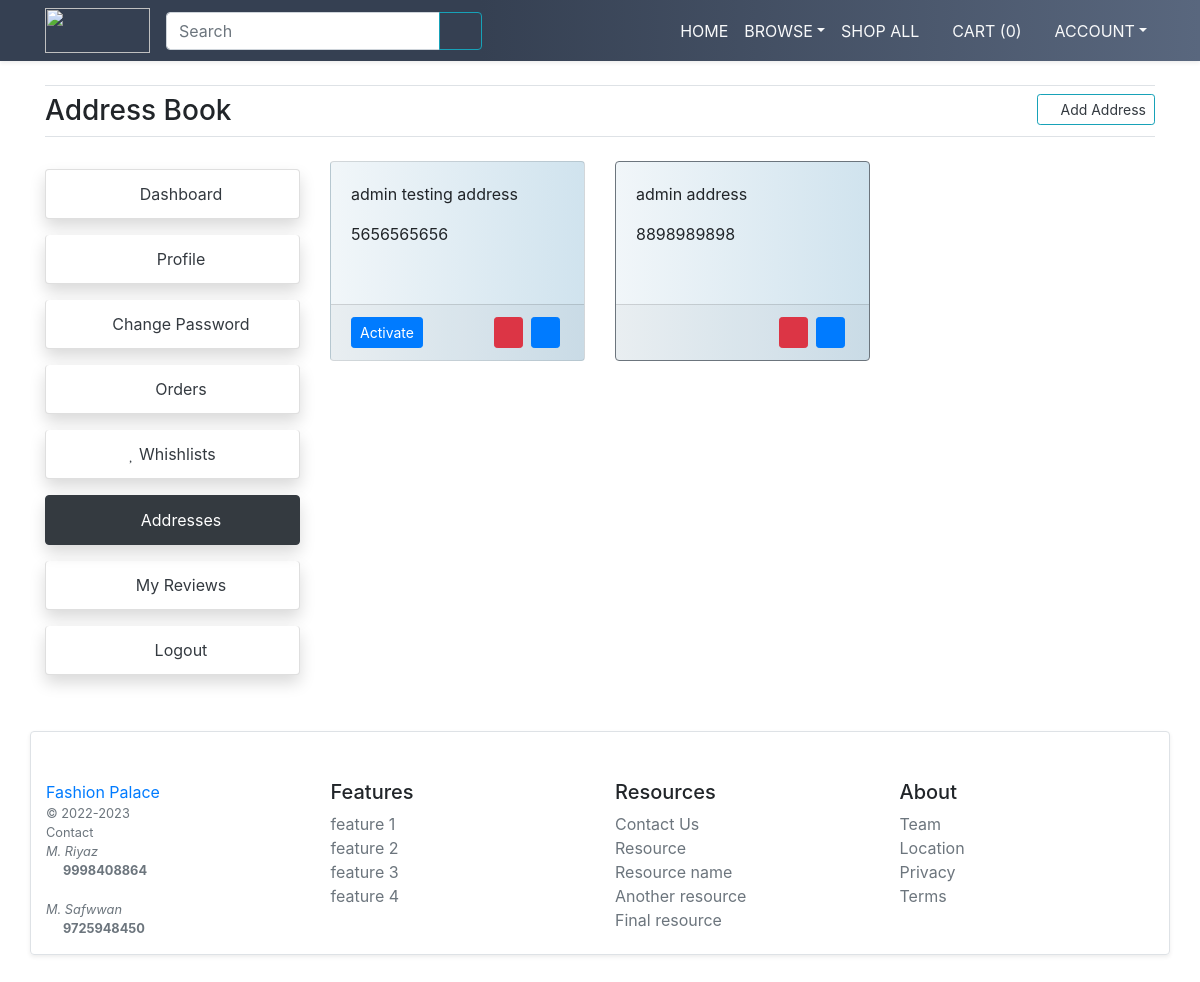
Screenshot of /my-addressbook (signed in) with the database file from the repository.
### main/models.py (models this page shows)
class UserAddressBook(models.Model):
    user = models.ForeignKey(User, on_delete=models.CASCADE)
    mobile = models.CharField(max_length=10,null=True)
    address = models.TextField()
    status = models.BooleanField(default=False)
    class Meta:
        verbose_name_plural = 'Users Addresses'

### main/views.py (the view)
# urls.py: path('my-addressbook', views.my_addressbook, name='my-addressbook'),
@login_required
def my_addressbook(request):
    addbook = UserAddressBook.objects.filter(user=request.user).order_by('-id')
    return render(request, 'user/addressbook.html', {'addbook': addbook})

### main/template_context.py (called while the page is built)
def get_filters(request):
    cats=Product.objects.distinct().values('category__title', 'category__id')
    brands=Product.objects.distinct().values('brand__title', 'brand__id')
    colors=ProductAttribute.objects.distinct().values('color__title', 'color__id', 'color__color_code')
    sizes=ProductAttribute.objects.distinct().values('size__title', 'size__id')
    minMaxPrice=ProductAttribute.objects.aggregate(Min('price'), Max('price'))
    data={
        'cats':cats,
        'brands':brands,
        'colors':colors,
        'sizes':sizes,
        'minMaxPrice':minMaxPrice,
    }
    return data

### main/templates/user/addressbook.html (shortened to what this page needs)
{% extends 'base.html' %}
{% load static %}
{% block content %}
<main class="container my-4">
	<h3 class="my-4 border-bottom border-top py-2">Address Book <a href="{% url 'add-address' %}"
        class="float-right text-dark btn btn-sm btn-outline-info"><i class="fa fa-plus"></i> Add Address</a></h3>
	<div class="row">
		<div class="col-md-3">
			{% include 'user/user-sidebar.html' %}
		</div>
		<div class="col-md-9">
			<div class="row">
				{% for add in addbook %}
				<div class="col-md-4">
					<div class="card mb-3 {% if add.status %}border-secondary{% endif %} address{{add.id}} address" style="background: linear-gradient(90deg, rgba(241,246,249,1) 0%, rgba(208,227,238,1) 100%); height: 200px;">
						<div class="card-body">
							<p class="card-text">{{add.address}}</p>
							<p class="card-text">{{add.mobile}}</p>
						</div>
						{% if add.status %}
						<div class="card-footer">
							<i class="fa fa-check-circle text-success check{{add.id}} check"></i>
							<a href="{% url 'update-address' add.id %}" class="float-right mx-1"><i class="btn btn-sm btn-primary fa fa-edit"></i></a>
							<a href="{% url 'delete-address' add.id %}" class="float-right mx-1"><i class="btn btn-sm btn-danger fas fa-trash-alt"></i></a>
						</div>
						{% else %}
						<div class="card-footer footer{{add.id}}">
							<button data-address="{{add.id}}" class="btn btn-sm btn-primary activate-address btn{{add.id}} actbtn">Activate</button>
							<a href="{% url 'update-address' add.id %}" class="float-right mx-1"><i class="btn btn-sm btn-primary fa fa-edit"></i></a>
							<a href="{% url 'delete-address' add.id %}" class="float-right mx-1"><i class="btn btn-sm btn-danger fas fa-trash-alt"></i></a>
						</div>
						{% endif %}
					</div>
				</div>
				{% endfor %}
			</div>
		</div>
	</div>
</main>
{% endblock %}

### rows the page displays
UserAddressBook: address "admin testing address", mobile "5656565656"
UserAddressBook: address "admin address", mobile "8898989898"

### other values shown
{{ request.session.cartdata|length }} "0"
